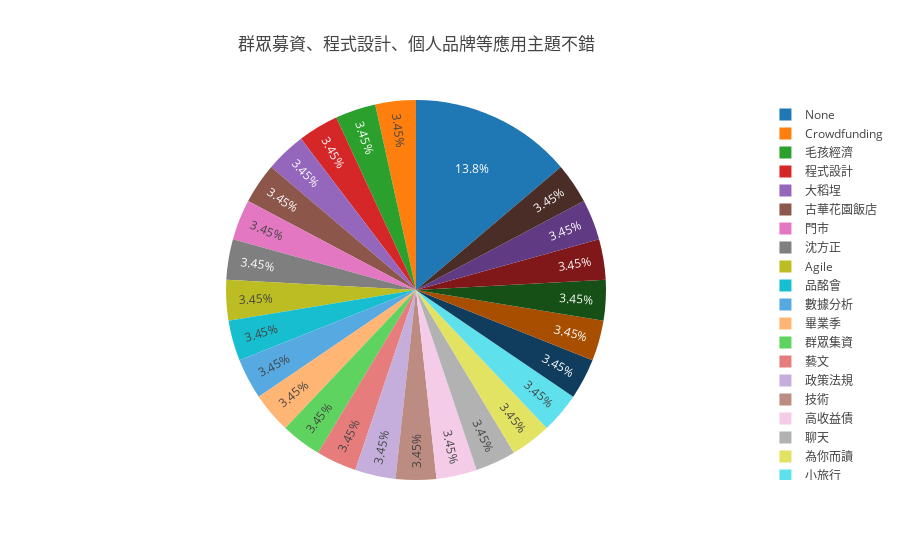

Notebook code cell kept with this figure:
### Code cell
labels = hot_activity.tag.value_counts().index.tolist()
values = hot_activity.tag.value_counts().values.tolist()
trace = go.Pie(labels=labels, values=values )
layout = go.Layout(
    title=go.layout.Title(
        text='群眾募資、程式設計、個人品牌等應用主題不錯',
        xref='paper'
#         x=0
    ),
    xaxis=go.layout.XAxis(
        title=go.layout.xaxis.Title(
            text='x Axis',
            font=dict(
                family='Courier New, monospace',
                size=18,
                color='#7f7f7f'
            )
        )
    ),
    yaxis=go.layout.YAxis(
        title=go.layout.yaxis.Title(
            text='y Axis',
            font=dict(
                family='Courier New, monospace',
                size=18,
                color='#7f7f7f'
            )
        )
    )
)
data=  [trace]
fig = go.Figure(data=data, layout=layout)
py.iplot(fig)

### Figure 1 — Plotly figure (JSON) as saved in the notebook; plotly's stock layout.template omitted (floating-point values rounded to 4 significant figures)
{"data": [{"labels": ["None", "Crowdfunding", "毛孩經濟", "程式設計", "大稻埕", "古華花園飯店", "門市", "沈方正", "Agile", "品酩會", "數據分析", "畢業季", "群眾集資", "藝文", "政策法規", "技術", "高收益債", "聊天", "為你而讀", "小旅行", "騎車", "設計思考", "優化", "法律", "個人品牌", "英文講座"], "type": "pie", "uid": "21c689d1-3294-4ef2-b02c-7be19333a1a2", "values": [4, 1, 1, 1, 1, 1, 1, 1, 1, 1, 1, 1, 1, 1, 1, 1, 1, 1, 1, 1, 1, 1, 1, 1, 1, 1]}], "layout": {"title": {"text": "群眾募資、程式設計、個人品牌等應用主題不錯", "xref": "paper"}, "xaxis": {"title": {"font": {"color": "#7f7f7f", "family": "Courier New, monospace", "size": 18}, "text": "x Axis"}}, "yaxis": {"title": {"font": {"color": "#7f7f7f", "family": "Courier New, monospace", "size": 18}, "text": "y Axis"}}}}
